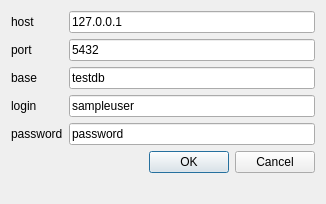
<?xml version="1.0" encoding="UTF-8"?>
<ui version="4.0">
 <class>connection</class>
 <widget class="QDialog" name="connection">
  <property name="geometry">
   <rect>
    <x>0</x>
    <y>0</y>
    <width>326</width>
    <height>204</height>
   </rect>
  </property>
  <property name="windowTitle">
   <string>Connection window</string>
  </property>
  <layout class="QFormLayout" name="formLayout">
   <item row="5" column="1">
    <widget class="QDialogButtonBox" name="buttonBox">
     <property name="orientation">
      <enum>Qt::Horizontal</enum>
     </property>
     <property name="standardButtons">
      <set>QDialogButtonBox::Cancel|QDialogButtonBox::Ok</set>
     </property>
    </widget>
   </item>
   <item row="0" column="1">
    <widget class="QLineEdit" name="hostLn">
     <property name="text">
      <string>127.0.0.1</string>
     </property>
    </widget>
   </item>
   <item row="2" column="1">
    <widget class="QLineEdit" name="baseLn">
     <property name="text">
      <string>testdb</string>
     </property>
    </widget>
   </item>
   <item row="3" column="1">
    <widget class="QLineEdit" name="logLn">
     <property name="text">
      <string>sampleuser</string>
     </property>
    </widget>
   </item>
   <item row="4" column="1">
    <widget class="QLineEdit" name="passLn">
     <property name="enabled">
      <bool>true</bool>
     </property>
     <property name="text">
      <string>password</string>
     </property>
    </widget>
   </item>
   <item row="4" column="0">
    <widget class="QLabel" name="label">
     <property name="text">
      <string>password</string>
     </property>
    </widget>
   </item>
   <item row="3" column="0">
    <widget class="QLabel" name="label_2">
     <property name="text">
      <string>login</string>
     </property>
    </widget>
   </item>
   <item row="2" column="0">
    <widget class="QLabel" name="label_3">
     <property name="text">
      <string>base</string>
     </property>
    </widget>
   </item>
   <item row="0" column="0">
    <widget class="QLabel" name="label_4">
     <property name="text">
      <string>host</string>
     </property>
    </widget>
   </item>
   <item row="1" column="0">
    <widget class="QLabel" name="label_5">
     <property name="text">
      <string>port</string>
     </property>
    </widget>
   </item>
   <item row="1" column="1">
    <widget class="QLineEdit" name="portLn">
     <property name="text">
      <string>5432</string>
     </property>
    </widget>
   </item>
  </layout>
 </widget>
 <resources/>
 <connections>
  <connection>
   <sender>buttonBox</sender>
   <signal>accepted()</signal>
   <receiver>connection</receiver>
   <slot>accept()</slot>
   <hints>
    <hint type="sourcelabel">
     <x>248</x>
     <y>254</y>
    </hint>
    <hint type="destinationlabel">
     <x>157</x>
     <y>274</y>
    </hint>
   </hints>
  </connection>
  <connection>
   <sender>buttonBox</sender>
   <signal>rejected()</signal>
   <receiver>connection</receiver>
   <slot>reject()</slot>
   <hints>
    <hint type="sourcelabel">
     <x>316</x>
     <y>260</y>
    </hint>
    <hint type="destinationlabel">
     <x>286</x>
     <y>274</y>
    </hint>
   </hints>
  </connection>
 </connections>
</ui>
